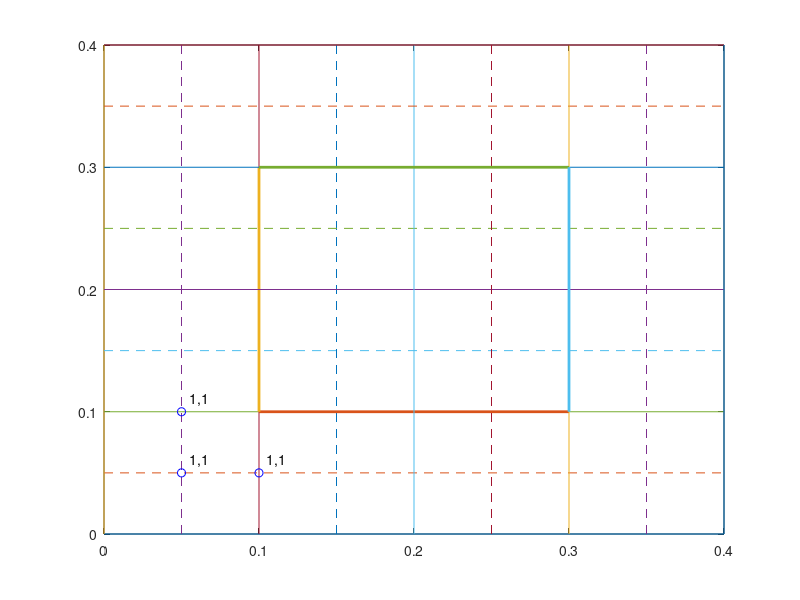

Reproduce this figure in MATLAB.
close all

h=0.1;
L=0.4;
n=L/h;
for i=0:n-1
    plot([0 L],[i*h i*h]);hold on
    plot([0 L],[(i+0.5)*h (i+0.5)*h],'--')
    plot([i*h i*h],[0 L]);
    plot([(i+0.5)*h (i+0.5)*h],[0 L],'--')
    if i==1 || i==n-1
        h1=plot([h L-h],[i*h i*h]);hold on
        h2=plot([i*h i*h],[h L-h]);
        set(h1,'LineWidth',2)
        set(h2,'LineWidth',2)
    end
end
plot([0 L],[n*h n*h])
plot([n*h n*h],[0 L])
scatter([0.05 0.05 0.1],[0.05 0.1 0.05],'b')
text(0.05+0.005,0.05+0.005,'1,1','VerticalAlignment','bottom')
text(0.1+0.005,0.05+0.005,'1,1','VerticalAlignment','bottom')
text(0.05+0.005,0.1+0.005,'1,1','VerticalAlignment','bottom')

print -dpdf 1.pdf